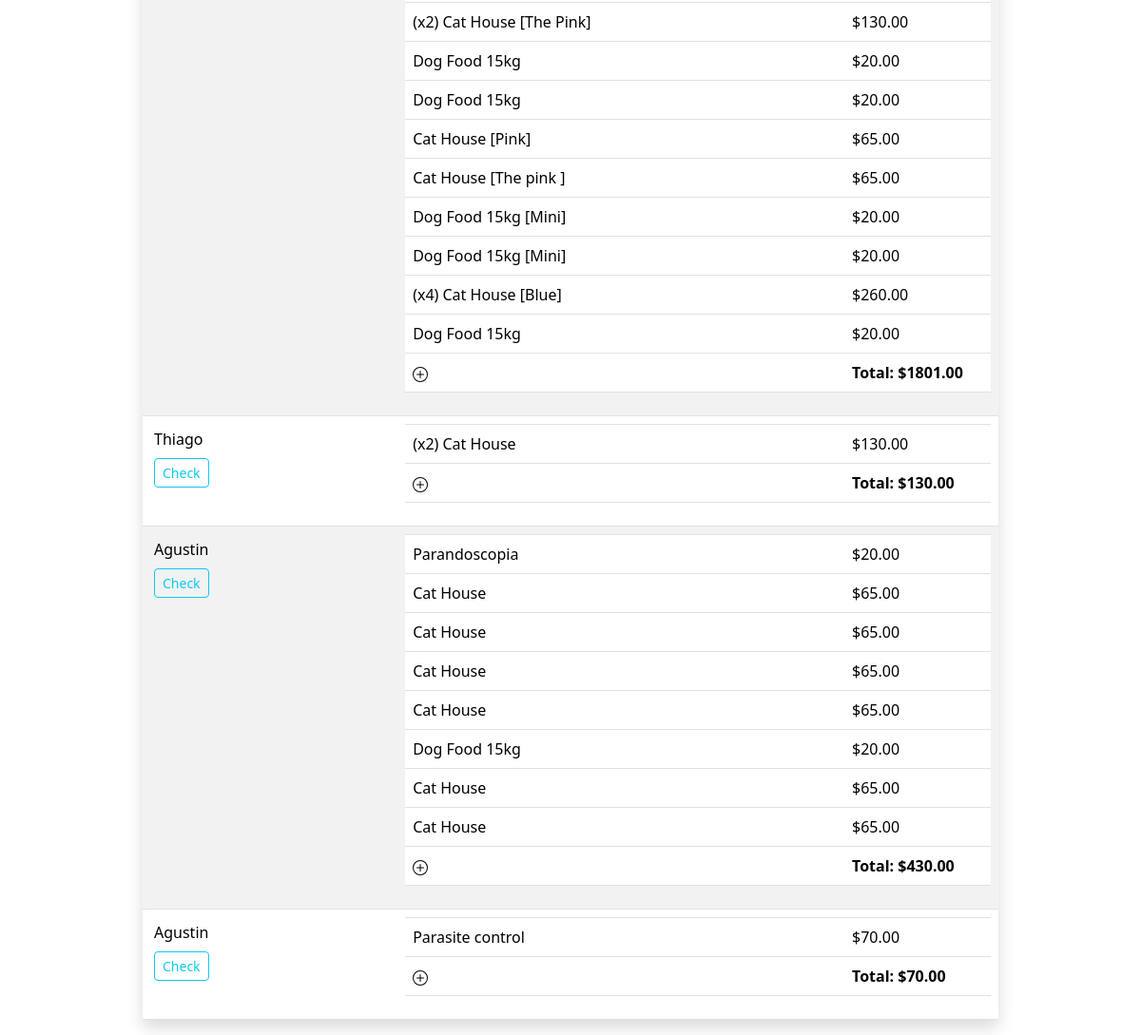
The page /front_desk (lower part) on the database as committed earlier.
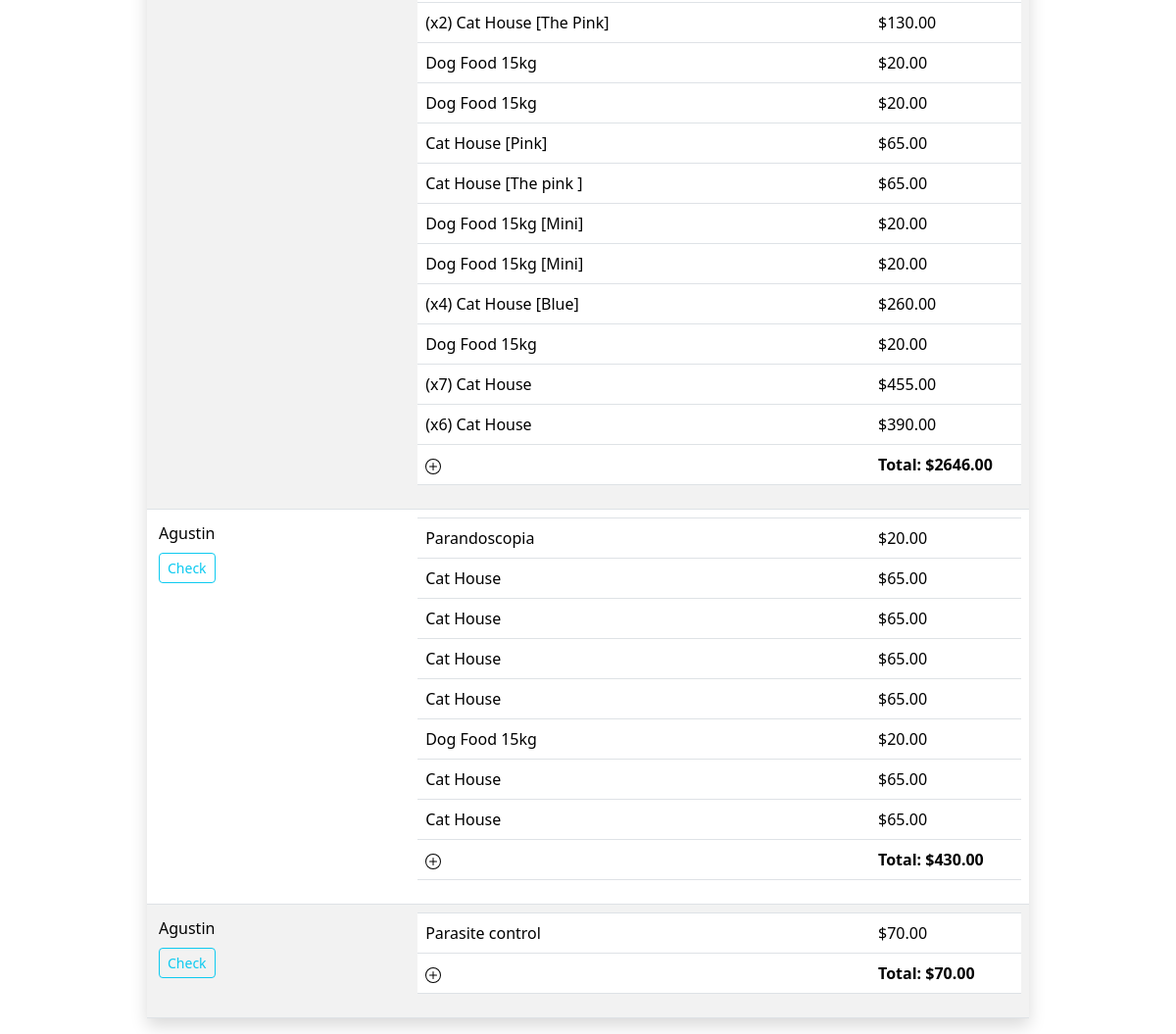
The same page on the database as committed later.
### item_track/models.py (models this page shows, shortened)
class Movemets(models.Model):
    id = models.AutoField(primary_key=True)
    item = models.ForeignKey("Item", on_delete=models.CASCADE, related_name="movements", blank=True, null=True)
    observation = models.CharField(max_length=256, blank=True, null=True)
    client = models.ForeignKey("Client", on_delete=models.CASCADE, related_name="movements", blank=True, null=True)
    treatment = models.ForeignKey("Treatment", on_delete=models.CASCADE, related_name="movements", blank=True, null=True)
    date = models.DateTimeField(auto_now_add=True)
    type = models.CharField(max_length=64, blank=True, null=True)
    quantity = models.IntegerField()
    price = models.DecimalField(max_digits=10, decimal_places=2, blank=True, null=True)
    total = models.DecimalField(max_digits=10, decimal_places=2, blank=True, null=True)
    TransactionRecord = models.ForeignKey("TransactionRecord", on_delete=models.CASCADE, related_name="movements", blank=True, null=True)
    def show(self):
        show_amount = ""
        if self.quantity > 1:
            show_amount = (f"(x{self.quantity})")
        show_observation = ""
        if self.observation:
            show_observation = f"[{self.observation}]"
        show_element = ''
        if self.item:
            show_element = self.item.name
        elif self.treatment:
            show_element = self.treatment.name
        return f"{show_amount} {show_element} {show_observation}"

class Item(models.Model):
    id = models.AutoField(primary_key=True)
    name = models.CharField(max_length=64)
    description = models.CharField(max_length=256, blank=True, null=True)
    barcode = models.CharField(max_length=64, blank=True, null=True)
    image = models.ImageField(upload_to="item_track/images", blank=True, null=True)
    category = models.ManyToManyField("Category", blank=True, related_name="items")
    price = models.DecimalField(max_digits=10, decimal_places=2, blank=True, null=True)
    stock = models.IntegerField(blank=True, null=True)
    stock_min = models.IntegerField(blank=True, null=True)
    date_added = models.DateTimeField(auto_now_add=True)
    date_modified = models.DateTimeField(auto_now=True)
    expiration_date = models.DateTimeField(blank=True, null=True)
    active = models.BooleanField(default=True)
    def __str__(self):
        return f"{self.name}"

class TransactionRecord(models.Model):
    id = models.AutoField(primary_key=True)
    name = models.CharField(max_length=64)
    description = models.CharField(max_length=256, blank=True, null=True)
    client = models.ForeignKey("Client", on_delete=models.CASCADE, related_name="transactions", blank=True, null=True)
    treatments = models.ManyToManyField("Treatment", related_name="transactions", blank=True, null=True)
    date = models.DateTimeField(auto_now_add=True)
    total = models.DecimalField(max_digits=10, decimal_places=2, blank=True, null=True)
    payment_method = models.CharField(max_length=64, blank=True, null=True)
    payment_status = models.CharField(max_length=64, blank=True, null=True)
    payment_date = models.DateTimeField(blank=True, null=True)
    payment_amount = models.DecimalField(max_digits=10, decimal_places=2, blank=True, null=True)
    payment_reference = models.CharField(max_length=64, blank=True, null=True)
    payment_comments = models.CharField(max_length=256, blank=True, null=True)
    active = models.BooleanField(default=True)

class Treatment(models.Model):
    id = models.AutoField(primary_key=True)
    name = models.CharField(max_length=64)
    description = models.CharField(max_length=256, blank=True, null=True)
    date_added = models.DateTimeField(auto_now_add=True)
    date_modified = models.DateTimeField(auto_now=True)
    price = models.DecimalField(max_digits=10, decimal_places=2, blank=True, null=True)
    active = models.BooleanField(default=True)

### item_track/views.py (the view, shortened to what this page needs)
# urls.py: path("front_desk", views.front_desk, name="front_desk"),
def front_desk(request):
    items = Item.objects.all()
    treatments = Treatment.objects.all()
    if request.method == "PUT":
        data = json.loads(request.body)
        transaction_id = data['consult_id']
        transaction = TransactionRecord.objects.get(id=transaction_id)
        transaction.active = False
        transaction.save()
    consults = TransactionRecord.objects.filter(active=True).order_by
    past_consults = TransactionRecord.objects.filter(active=False).order_by('-date')
    return render(request, "item_track/front_desk.html",{
        'consults': consults,
        'past_consults': past_consults,
        'items': items,
        'treatments': treatments
    })

### item_track/templates/item_track/front_desk.html (shortened to what this page needs)
{% extends "item_track/layout.html" %}
{% load static %}
{% block body %}
    {% block main %}
        <div class="d-flex justify-content-center">
        <div class="w-75" style="max-width: 1200px;">
                <table class="table table-striped custome-table shadow">
                    <tbody>
                    {% for consult in consults %}
                        <div>
                            <tr id="row-{{ consult.id }}">
                                <td>
                                    <div class="d-flex flex-column justify-content-between">
                                    <span class="m-1">{{ consult.name }}</span>
                                    <div>
                                        <button onclick="check_consult('{{ csrf_token }}','{{ consult.id }}')" type="submit" class="btn btn-outline-info btn-sm m-1">Check</button>
                                    </div>
                                </td>
                                <td colspan="2" class="custom-table">
                                    <table class="table">
                                        <tbody>
                                            {% for element in consult.movements.all %}
                                                <tr>
                                                    <td class="w-75">
                                                        {{element.show}}
                                                    </td class="w-25">
                                                    <td>${{ element.total }}</td>
                                                </tr>
                                            {% endfor %}
                                            <tr>
                                                <td>
                                                    <svg  xmlns="http://www.w3.org/2000/svg" width="16" height="16" fill="currentColor" class="bi bi-plus-circle" viewBox="0 0 16 16"
                                                    style="cursor: pointer"
                                                    onclick="addRow(this, '{{ consult.id }}', '{{ csrf_token }}')">
                                                    <path d="M8 15A7 7 0 1 1 8 1a7 7 0 0 1 0 14zm0 1A8 8 0 1 0 8 0a8 8 0 0 0 0 16z"/>
                                                    <path d="M8 4a.5.5 0 0 1 .5.5v3h3a.5.5 0 0 1 0 1h-3v3a.5.5 0 0 1-1 0v-3h-3a.5.5 0 0 1 0-1h3v-3A.5.5 0 0 1 8 4z"/>
                                                    </svg>
                                                </td>
                                                <td><b>Total: <span id="total-{{ consult.id }}">${{ consult.total }}</span></b></td>
                                            </tr>
                                        </tbody>
                                    </table>
                                </td>
                            </tr>
                        </div>
                    {% endfor %}
                    </tbody>
                </table>
        </div>
        </div>
    {% endblock %}
{% endblock %}

Rows that differ between the two databases and show on the page:
no longer on this page (row edited): TransactionRecord: name "Thiago", total "130.00"
no longer on this page (row unchanged): Movemets: show "(x2) Cat House", total "130.00", shown under "Thiago"
changed TransactionRecord (number 1 of 3 on the later page): total "1801.00" → "2646.00"
added Movemets: show "(x7) Cat House", total "455.00", shown under TransactionRecord (number 1 of 3 on the later page)
added Movemets: show "(x6) Cat House", total "390.00", shown under TransactionRecord (number 1 of 3 on the later page)
